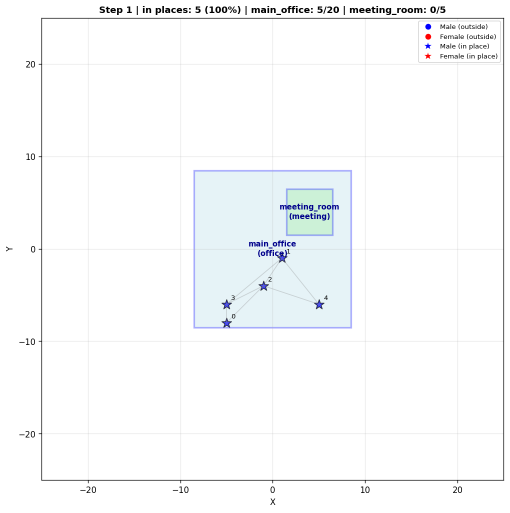
#> input picture output/phase15_viz_demo/frames/frame_0001.png, 1019 x 1026 px (shown at 1/2 size); its folder holds 4 pictures in this run
$ python generate_video_with_text.py ../output/phase15_viz_demo/frames
#> lines starting #> are read from the running program, lines starting #| are printed output that depends on the picture
"""フィールド画像 + 右側にメッセージ・思考パネルを並べた動画を生成する CLI。

参考実装(`docs/10_共有資料/.../simulation.mp4`)と同じくフィールドを左に置きつつ、
右側に「直近のメッセージ」と「現 step の思考(reasoning / memory)」を表示することで、
動画 1 本で会話の流れと内面が同時に追えるようにする。

Usage:
    python -m tools.generate_video_with_text output/04_本番v2_創発イベント/prod_v3_alien_5
    python -m tools.generate_video_with_text <run_dir> --fps 2 --recent 6

入出力:
    入力: <run_dir>/frames/frame_*.png + messages.jsonl + memory_reasoning.jsonl
    中間: <run_dir>/frames_with_text/frame_*.png
    出力: <run_dir>/simulation_with_text.mp4(既定)
"""
from __future__ import annotations

import argparse
import json
import shutil
import subprocess
import sys
import textwrap
from collections import defaultdict
from pathlib import Path
from typing import Any, Dict, List

import matplotlib.image as mpimg
import matplotlib.patches as mpatches
import matplotlib.pyplot as plt


# Agent ID ごとの色(色覚配慮で識別性高い色を選定)
AGENT_COLORS = [
    "#1f77b4",  # 0: 青
    "#ff7f0e",  # 1: 橙
    "#2ca02c",  # 2: 緑
    "#d62728",  # 3: 赤
    "#9467bd",  # 4: 紫
    "#8c564b",  # 5: 茶
    "#e377c2",  # 6: ピンク
    "#7f7f7f",  # 7: 灰
    "#bcbd22",  # 8: 黄緑
    "#17becf",  # 9: 水
]


def _agent_color(agent_id: int) -> str:
    return AGENT_COLORS[agent_id % len(AGENT_COLORS)]


def _load_jsonl(path: Path) -> List[Dict[str, Any]]:
    if not path.exists():
        return []
    return [json.loads(line) for line in open(path, encoding="utf-8")]


def _load_personas(run_dir: Path) -> List[Dict[str, Any]]:
    """run_metadata.json から personas を読み込む。"""
    meta_path = run_dir / "run_metadata.json"
    if not meta_path.exists():
        return []
    try:
        meta = json.loads(meta_path.read_text(encoding="utf-8"))
        return meta.get("personas") or []
    except Exception:
        return []


_GENDER_JP = {"male": "男", "female": "女"}


def _agent_label(agent_id: int, personas: List[Dict[str, Any]]) -> str:
    """例:`Agent 2 (55歳 男 ISFP)` のような表示用ラベル。"""
    if not personas or agent_id < 0 or agent_id >= len(personas):
        return f"Agent {agent_id}"
    p = personas[agent_id]
    age = p.get("age")
    gender_jp = _GENDER_JP.get(p.get("gender", ""), "")
    mbti = p.get("mbti", "")
    parts = []
    if age is not None:
        parts.append(f"{age}歳")
    if gender_jp:
        parts.append(gender_jp)
    if mbti:
        parts.append(mbti)
    suffix = " / ".join(parts)
    return f"Agent {agent_id} ({suffix})" if suffix else f"Agent {agent_id}"


# [6 lines left out: function _wrap, not called in this run]


_JSON_FIELD_RE = __import__("re").compile(
    r'"(action|direction|memory)"\s*:\s*"((?:[^"\\]|\\.)*)"',
)


# [35 lines left out: function _clean_thought_text, not called in this run]


def _wrap_fixed_lines(text: str, width: int, max_lines: int) -> str:
    """text を width で折り返し、必ず max_lines 行にする(短ければ空行で埋め、長ければ省略)。"""
    if not text:
        return "\n" * (max_lines - 1)
    text = text.replace("\n", " ").strip()
    lines = textwrap.wrap(text, width=width, break_long_words=True, break_on_hyphens=False)
    if len(lines) > max_lines:
        # 最終行末尾を「…」で省略
        lines = lines[:max_lines]
        last = lines[-1]
        if len(last) > width - 1:
            last = last[:width - 1]
        lines[-1] = last + "…"
    while len(lines) < max_lines:
        lines.append("")
    return "\n".join(lines)


# [55 lines left out: function _spotlight_agent_ids, not called in this run]


def main() -> int:
    parser = argparse.ArgumentParser(
        description="Compose field frames + side text panel into mp4"
    )
    parser.add_argument("run_dir", help="path to <run> directory")
    parser.add_argument("--fps", type=int, default=2)
    parser.add_argument(
        "--recent",
        type=int,
        default=4,
        help="サイドに表示する直近メッセージ件数(default: 4)",
    )
    parser.add_argument(
        "--thought-mode",
        choices=["auto", "all", "spotlight"],
        default="auto",
        help="思考パネルの表示モード。auto は num_agents > thought-auto-threshold で spotlight に切替(default: auto)",
    )
    parser.add_argument(
        "--thought-top",
        type=int,
        default=5,
        help="spotlight モードで表示する思考スロット数(default: 5)",
    )
    parser.add_argument(
        "--thought-recent-window",
        type=int,
        default=10,
        help="spotlight 選定で「直近」とみなす step 数(default: 10)",
    )
    parser.add_argument(
        "--thought-auto-threshold",
        type=int,
        default=12,
        help="auto モードで spotlight に切り替わる num_agents の閾値(default: 12)",
    )
    parser.add_argument("--out", default=None, help="出力 mp4 のパス")
    parser.add_argument("--overwrite", "-y", action="store_true")
    parser.add_argument("--ffmpeg", default="ffmpeg")
    args = parser.parse_args()

    run_dir = Path(args.run_dir)
    frames_dir = run_dir / "frames"
    if not frames_dir.is_dir():
        print(f"ERROR: no frames directory: {frames_dir}", file=sys.stderr)
        return 1
    pngs = sorted(frames_dir.glob("frame_*.png"))
    if not pngs:
        print(f"ERROR: no frame_*.png in {frames_dir}", file=sys.stderr)
        return 1
    print(f"Found {len(pngs)} frames in {frames_dir}")

    msgs = _load_jsonl(run_dir / "messages.jsonl")
    mr = _load_jsonl(run_dir / "memory_reasoning.jsonl")
    personas = _load_personas(run_dir)
    if personas:
        print(f"Loaded {len(personas)} personas from run_metadata.json")
    msgs_by_step: Dict[int, List[Dict]] = defaultdict(list)
    for m in msgs:
        msgs_by_step[m["step"]].append(m)
    mr_by_step: Dict[int, List[Dict]] = defaultdict(list)
    for r in mr:
        mr_by_step[r["step"]].append(r)

    # 日本語フォント候補(Windows / mac / Linux)
    plt.rcParams["font.family"] = [
        "Yu Gothic",
        "Meiryo",
        "MS Gothic",
        "Hiragino Sans",
        "Noto Sans CJK JP",
        "sans-serif",
    ]
    plt.rcParams["axes.unicode_minus"] = False

    out_frames_dir = run_dir / "frames_with_text"
    out_frames_dir.mkdir(exist_ok=True)

    # 表示モードの確定:auto は num_agents が閾値超で spotlight に切替
    n_total_agents = len(personas) if personas else max(
        (max((m.get("from", -1) for m in msgs), default=-1) + 1),
        (max((r.get("id", -1) for r in mr), default=-1) + 1),
        1,
    )
    if args.thought_mode == "auto":
        thought_mode = "spotlight" if n_total_agents > args.thought_auto_threshold else "all"
    else:
        thought_mode = args.thought_mode
    print(
        f"thought_mode={thought_mode} "
        f"(n_agents={n_total_agents}, top={args.thought_top}, window={args.thought_recent_window})"
    )

    # レイアウト定数
    WRAP_WIDTH = 40  # テキスト折り返し幅(文字)。横方向の余白を活用して 2 行に収めやすくする

    for png_path in pngs:
        step = int(png_path.stem.split("_")[1])

        # 横長の大きめキャンバス。フィールドと右パネルを 1:1.1 で
        fig = plt.figure(figsize=(20, 12), facecolor="#fafafa")
        gs = fig.add_gridspec(1, 2, width_ratios=[1.0, 1.1], wspace=0.04)
        ax_img = fig.add_subplot(gs[0, 0])
        ax_txt = fig.add_subplot(gs[0, 1])

        # 左:フィールド画像
        img = mpimg.imread(str(png_path))
#> img is the input picture: shape (1026, 1019, 4) float32; mean R, G, B, A 0.974, 0.979, 0.982, 1
        ax_img.imshow(img)
        ax_img.axis("off")

        # 右:テキストパネル
        ax_txt.axis("off")
        ax_txt.set_xlim(0, 1)
        ax_txt.set_ylim(0, 1)

        # ============ ヘッダ ============
        ax_txt.add_patch(mpatches.Rectangle(
            (0, 0.955), 1, 0.045,
            transform=ax_txt.transAxes,
            facecolor="#2c3e50", edgecolor="none",
        ))
        ax_txt.text(
            0.5, 0.978, f"Step {step}",
            transform=ax_txt.transAxes, fontsize=24, fontweight="bold",
            verticalalignment="center", horizontalalignment="center",
            color="white",
        )

        # ============ メッセージセクション ============
        msg_section_top = 0.94
        msg_section_bottom = 0.46
        ax_txt.add_patch(mpatches.Rectangle(
            (0, msg_section_bottom), 1, msg_section_top - msg_section_bottom,
            transform=ax_txt.transAxes,
            facecolor="#eef5fc", edgecolor="#1f4e79", linewidth=1,
        ))
        ax_txt.text(
            0.015, msg_section_top - 0.018, "📨 メッセージ(直近)",
            transform=ax_txt.transAxes, fontsize=16, fontweight="bold",
            verticalalignment="top", color="#1f4e79",
        )

        # 直近メッセージ抽出
        recent_msgs: List[tuple] = []
        for s in range(1, step + 1):
            for m in msgs_by_step.get(s, []):
                recent_msgs.append((s, m))
        recent_msgs = recent_msgs[-args.recent:]

        # 固定スロット配置:長さによらず毎フレーム同じ位置に
        # スロット 1 つ = ヘッダ(2 行)+ 本文(2 行)= 約 4 行ぶん。スロット間に少しの余白。
        n_slots = args.recent
        section_inner_top = msg_section_top - 0.04
        section_inner_bottom = msg_section_bottom + 0.01
        slot_height = (section_inner_top - section_inner_bottom) / n_slots
        for i in range(n_slots):
            slot_y_top = section_inner_top - i * slot_height
            if i >= len(recent_msgs):
                continue  # 空スロットは描かない(位置はキープ)
            s, m = recent_msgs[i]
            from_id = m["from"]
            to_id = m["to"]
            from_color = _agent_color(from_id)
            to_color = _agent_color(to_id)
            # ヘッダ 1 行目:送信者
            ax_txt.text(
                0.018, slot_y_top, f"step{s:2d}  {_agent_label(from_id, personas)}",
                transform=ax_txt.transAxes, fontsize=13, fontweight="bold",
                verticalalignment="top", color=from_color,
            )
            # ヘッダ 2 行目:→ 受信者
            ax_txt.text(
                0.04, slot_y_top - 0.022, f"→ {_agent_label(to_id, personas)}",
                transform=ax_txt.transAxes, fontsize=12, fontweight="bold",
                verticalalignment="top", color=to_color,
            )
            # 本文:**常に 2 行**(短ければ空行 / 長ければ省略)
            wrapped = _wrap_fixed_lines(m["message"], WRAP_WIDTH, 2)
            ax_txt.text(
                0.04, slot_y_top - 0.046, wrapped,
                transform=ax_txt.transAxes, fontsize=13,
                verticalalignment="top", color="#222222",
            )

        # ============ 思考セクション ============
        thought_section_top = 0.44
        thought_section_bottom = 0.0
        ax_txt.add_patch(mpatches.Rectangle(
            (0, thought_section_bottom), 1, thought_section_top - thought_section_bottom,
            transform=ax_txt.transAxes,
            facecolor="#f5eef9", edgecolor="#7d3c98", linewidth=1,
        ))
        ax_txt.text(
            0.015, thought_section_top - 0.018, "🧠 思考(現 step)",
            transform=ax_txt.transAxes, fontsize=16, fontweight="bold",
            verticalalignment="top", color="#7d3c98",
        )

        # 固定スロット配置:表示する agent の id 集合とスロット数を決定
        thoughts = mr_by_step.get(step, [])
        thoughts_sorted = sorted(thoughts, key=lambda r: r.get("id", 0))
        thought_by_id: Dict[int, Dict] = {r.get("id", -1): r for r in thoughts_sorted}

        if thought_mode == "spotlight":
            displayed_ids, n_thinking_now = _spotlight_agent_ids(
                step,
                msgs_by_step,
                mr_by_step,
                args.thought_top,
                args.thought_recent_window,
                n_total_agents,
            )
            n_thought_slots = max(args.thought_top, 1)
            # フッタ用にスロット領域の下端を 0.04 ぶん持ち上げる
            thought_inner_top = thought_section_top - 0.04
            thought_inner_bottom = thought_section_bottom + 0.05
        else:
            displayed_ids = list(range(max(n_total_agents, len(thoughts_sorted), 1)))
            n_thought_slots = max(len(displayed_ids), 1)
            thought_inner_top = thought_section_top - 0.04
            thought_inner_bottom = thought_section_bottom + 0.01
            n_thinking_now = len(thoughts_sorted)

        thought_slot_height = (thought_inner_top - thought_inner_bottom) / n_thought_slots

        for i in range(n_thought_slots):
            slot_y_top = thought_inner_top - i * thought_slot_height
            # スロット間の区切り線(視覚的にスロットを分離)
            if i > 0:
                ax_txt.plot(
                    [0.02, 0.98], [slot_y_top + 0.002, slot_y_top + 0.002],
                    transform=ax_txt.transAxes,
                    color="#cdb4d9", linewidth=0.6, alpha=0.6,
                )
            if i >= len(displayed_ids):
                continue
            aid = displayed_ids[i]
            color = _agent_color(aid)
            label = _agent_label(aid, personas)
            # ヘッダ
            ax_txt.text(
                0.018, slot_y_top - 0.002, label,
                transform=ax_txt.transAxes, fontsize=13, fontweight="bold",
                verticalalignment="top", color=color,
            )
            r = thought_by_id.get(aid)
            mem = (r.get("memory", "") or "").strip() if r else ""
            rsn = _clean_thought_text((r.get("reasoning", "") or "").strip()) if r else ""
            # 本文を **常に 2 行**(memory が空なら reasoning を出す)
            if mem:
                body = mem
                prefix = "💭 "
            elif rsn:
                body = rsn
                prefix = "" if rsn.startswith(("→", "💭")) else "📝 "
            else:
                body = ""
                prefix = ""
            wrapped = _wrap_fixed_lines(f"{prefix}{body}" if body else "", WRAP_WIDTH, 2)
            ax_txt.text(
                0.04, slot_y_top - 0.024, wrapped,
                transform=ax_txt.transAxes, fontsize=12,
                verticalalignment="top", color="#333333",
            )

        # spotlight モード時のフッタ:省略数と「思考中」の総数を明示
        if thought_mode == "spotlight":
            hidden_total = max(n_total_agents - len(displayed_ids), 0)
            hidden_thinking = max(
                n_thinking_now - sum(1 for aid in displayed_ids if aid in thought_by_id),
                0,
            )
            footer = (
                f"他 {hidden_total} 名は表示省略"
                f"(うち今 step に思考あり: {hidden_thinking} 名)"
            )
            ax_txt.text(
                0.5, thought_section_bottom + 0.018, footer,
                transform=ax_txt.transAxes, fontsize=12,
                verticalalignment="center", horizontalalignment="center",
                color="#7d3c98", fontstyle="italic",
            )

        out_png = out_frames_dir / png_path.name
        plt.savefig(out_png, dpi=140, bbox_inches="tight", facecolor=fig.get_facecolor())
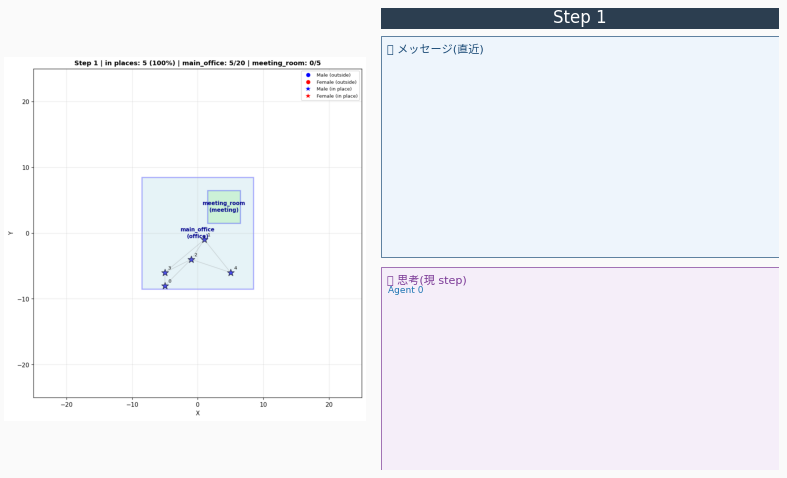
#> figure drawn by matplotlib, 2 panels
        plt.close(fig)
#> pass 2 of the loop in main, `for png_path in pngs:`:
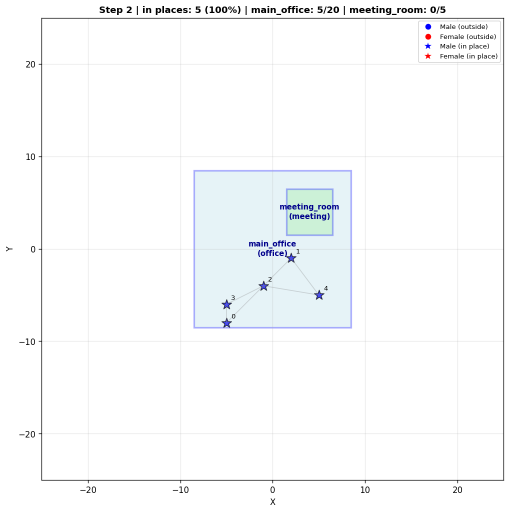
#> input picture output/phase15_viz_demo/frames/frame_0002.png, 1019 x 1026 px (shown at 1/2 size)
#> in main, img is the input picture: shape (1026, 1019, 4) float32; mean R, G, B, A 0.974, 0.979, 0.982, 1
#> in main, `plt.savefig(out_png, dpi=140, bbox_inches="tight", facecolor=fig.get_f..`:
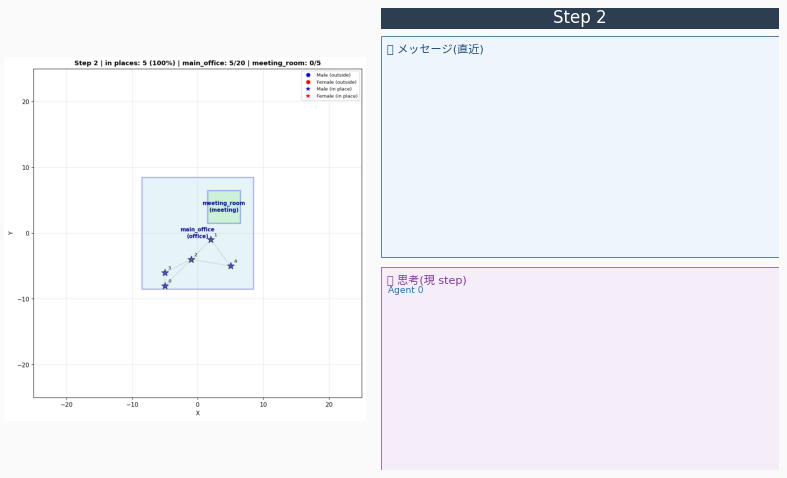
#> figure drawn by matplotlib, 2 panels
#> pass 3 of the loop in main, `for png_path in pngs:`:
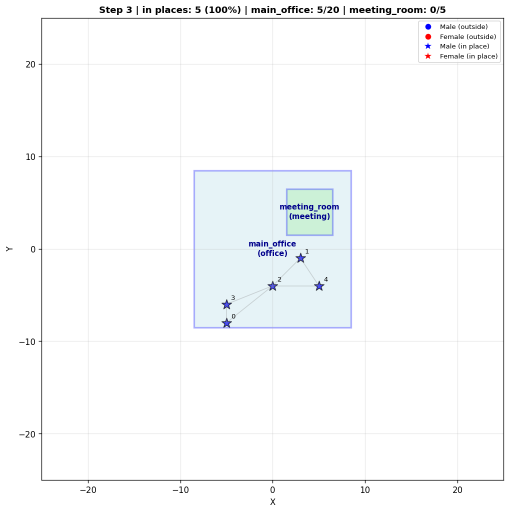
#> input picture output/phase15_viz_demo/frames/frame_0003.png, 1019 x 1026 px (shown at 1/2 size)
#> in main, img is the input picture: shape (1026, 1019, 4) float32; mean R, G, B, A 0.974, 0.979, 0.982, 1
#> in main, `plt.savefig(out_png, dpi=140, bbox_inches="tight", facecolor=fig.get_f..`:
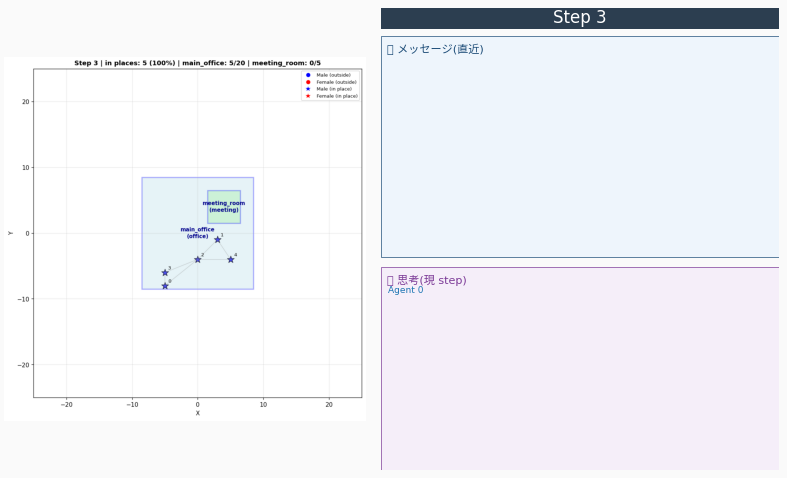
#> figure drawn by matplotlib, 2 panels
#> the loop made 4 passes; the first 3 are shown

    print(f"Composed {len(pngs)} frames -> {out_frames_dir}")

    # ffmpeg で連結
    ffmpeg = args.ffmpeg if shutil.which(args.ffmpeg) else None
    if ffmpeg is None:
        print("ERROR: ffmpeg not found.", file=sys.stderr)
        return 2

    out_path = Path(args.out) if args.out else (run_dir / "simulation_with_text.mp4")
    cmd = [
        ffmpeg,
        "-y" if args.overwrite or not out_path.exists() else "-n",
        "-framerate", str(args.fps),
        "-i", str(out_frames_dir / "frame_%04d.png"),
        "-c:v", "libx264",
        "-pix_fmt", "yuv420p",
        "-vf", "pad=ceil(iw/2)*2:ceil(ih/2)*2",
        str(out_path),
    ]
    print(f"Running: {' '.join(cmd)}")
    proc = subprocess.run(cmd, capture_output=True, text=False)
    if proc.returncode != 0:
        print("FFmpeg failed:")
        try:
            print(proc.stderr.decode("utf-8", errors="replace")[-2000:])
        except Exception:
            print(proc.stderr[-2000:])
        return proc.returncode
    if out_path.exists():
        print(f"Wrote {out_path} ({out_path.stat().st_size / 1024:.1f} KB)")
    return 0


if __name__ == "__main__":
#> (the run stopped early here; a loop or call above may not have finished)
